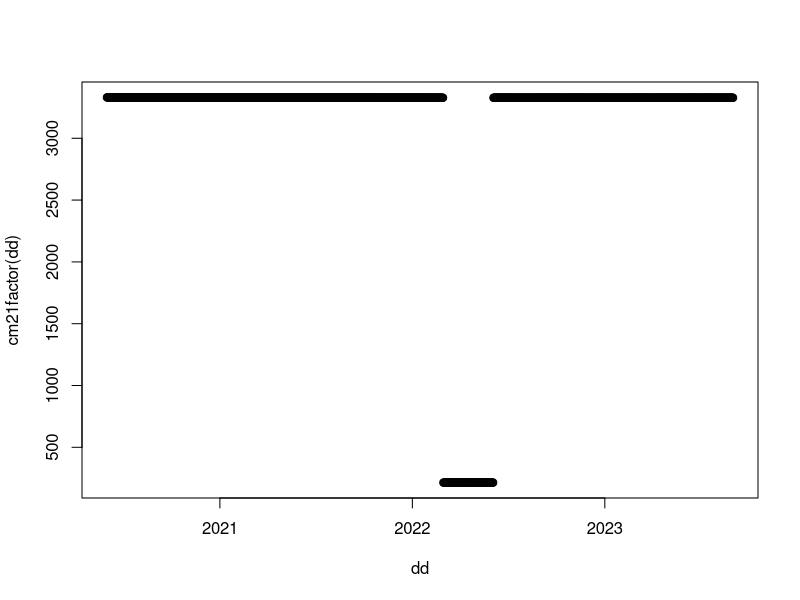
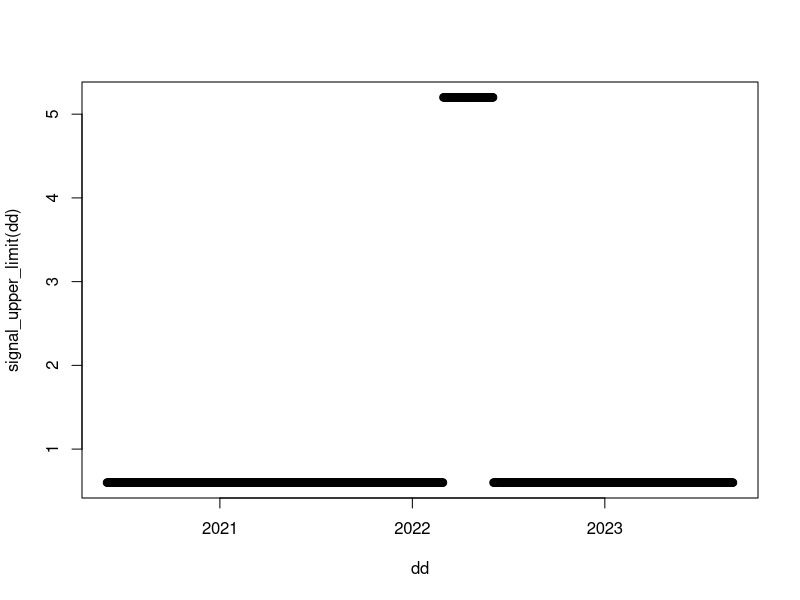

Write R code to recreate these figures, in order.
# /* Copyright (C) 2020-2023 Athanasios Natsis <natsisphysicist@gmail.com> */

#### Functions including the calibration factors of the instruments and the acquisition system.

Sys.setenv(TZ = "UTC")


####  Check input date help function  ####
is.POSIXct <- function(x) inherits(x, "POSIXct")

####  Calibration values from CM21_caldata_06.txt  ####
cm21_calibration_data <- matrix(
       c( "1991-01-01 00:00:00", 11.98E-6, 0.5E-2,
          "1995-10-21 00:00:00", 11.98E-6,   2E-2,
          "1995-11-02 00:00:00", 11.98E-6,   1E-2,  ## <- this is correct!!!
          "2004-07-01 00:00:00", 11.98E-6,   4E-2,  ## <- this is correct!!!
          "2005-12-05 00:00:00", 11.99E-6,   4E-2,
          "2011-12-30 00:00:00", 11.96E-6,   4E-2,
          "2012-01-31 00:00:00", 11.96E-6,   4E-2,
          "2022-02-28 11:44:00", 12.02E-6,   4E-2, ## use the last calibration to gap the span
          "2022-02-28 11:45:00", 46.63E-4, 	    1, ## use of INCLINED CM-21 data
          "2022-06-03 08:44:00", 46.63E-4, 	    1, ## use of INCLINED CM-21 data to gap the span
          "2022-06-03 08:45:00", 12.02E-6,   4E-2, ## use of calibrated HORIZONTAL CM-21
          NULL),
       byrow = TRUE,
       ncol = 3)


## Format to data frame
cm21_calibration_data <- data.frame(Date        = as.POSIXct(cm21_calibration_data[,1]),
                                    Sensitivity = as.numeric(cm21_calibration_data[,2]),
                                    Gain        = as.numeric(cm21_calibration_data[,3]))

####  Interpolation functions with extend to right rule  ####
cm21_sensitivity <- approxfun( x      = cm21_calibration_data$Date,
                               y      = cm21_calibration_data$Sensitivity,
                               rule   = 1:2  )

cm21_gain        <- approxfun( x      = cm21_calibration_data$Date,
                               y      = cm21_calibration_data$Gain,
                               method = "constant",
                               rule   = 1:2  )


#'
#' Conversion factor from volt to watt for CM-21
#'
#' @details      This uses both the sensitivity of the instruments and
#'               the gain factor of the measurement device.
#'
#' @param  date  POSIXct date input for the conversion factor
#'
#' @return (numeric) Conversion factor
#'
#' @export
cm21factor <- function(date) {
    if (is.POSIXct(date)) {
        return( cm21_gain(date) / cm21_sensitivity(date) )
    } else {
        stop("input must be POSIXct.\n you gave : ",date)
    }
}



####  Set possible signal range on acquisition  ####
##
## Be careful !! those values are used to define an envelope for the accepted
## range ot the dark signal.
##
signal_physical_limits <- matrix(
    c( "1991-01-01 00:00:00", -1.0,       5.0,
       "1995-10-21 00:00:00", -0.4,       1.2,
       "1995-11-02 00:00:00", -0.6,       2.5,
       "2004-07-01 00:00:00", -0.2,       0.6,
       "2004-07-03 00:00:00", -0.2 + 2.5, 0.6 + 2.5, ## there is a +2.5V overall signal offset
       "2004-07-22 00:00:00", -0.2,       0.6,
       "2005-12-05 00:00:00", -0.2,       0.6,
       "2011-12-30 00:00:00", -0.2,       0.6,
       "2012-01-31 00:00:00", -0.2,       0.6,
       "2022-02-28 11:45:00", -0.5, 	  5.2,
       "2022-06-04 00:00:00", -0.2,       0.6,
       NULL
        ),    byrow = TRUE,
    ncol = 3)

## Format to data frame
signal_physical_limits <- data.frame(Date      = as.POSIXct(signal_physical_limits[,1]),
                                     Lower_lim = as.numeric(signal_physical_limits[,2]),
                                     Upper_lim = as.numeric(signal_physical_limits[,3]))

# cm21factor(signal_physical_limits$Date) * signal_physical_limits$Lower_lim
# cm21factor(signal_physical_limits$Date) * signal_physical_limits$Upper_lim

signal_physical_limits$Lower_radiation_lim <- cm21factor(signal_physical_limits$Date) * signal_physical_limits$Lower_lim
signal_physical_limits$Upper_radiation_lim <- cm21factor(signal_physical_limits$Date) * signal_physical_limits$Upper_lim


####  Functions to get upper and lower limit for acquisition signal  ####
signal_lower_limit <- approxfun(x      = signal_physical_limits$Date,
                                y      = signal_physical_limits$Lower_lim,
                                method = "constant",
                                rule   = 1:2  )

signal_upper_limit <- approxfun(x      = signal_physical_limits$Date,
                                y      = signal_physical_limits$Upper_lim,
                                method = "constant",
                                rule   = 1:2  )


dd <- seq.POSIXt(as.POSIXct("2020-06-01"), as.POSIXct("2023-09-01"), by = "day")
plot(dd, cm21factor(dd))
plot(dd, signal_upper_limit(dd))
(signal_lower_limit(dd) + (signal_upper_limit(dd) - signal_lower_limit(dd)) * 0.3)
signal_lower_limit(dd) * cm21factor(dd)
